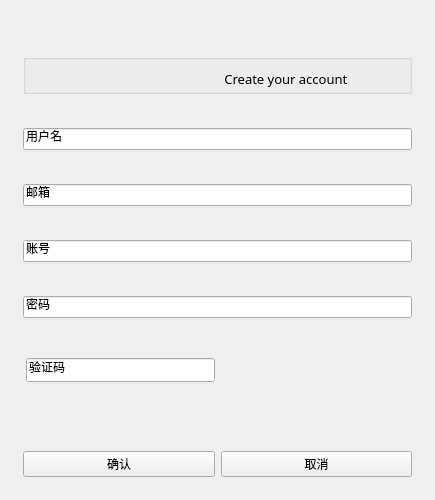
<?xml version="1.0" encoding="UTF-8"?>
<ui version="4.0">
 <class>Form</class>
 <widget class="QWidget" name="Form">
  <property name="geometry">
   <rect>
    <x>0</x>
    <y>0</y>
    <width>435</width>
    <height>500</height>
   </rect>
  </property>
  <property name="minimumSize">
   <size>
    <width>0</width>
    <height>500</height>
   </size>
  </property>
  <property name="windowTitle">
   <string>Form</string>
  </property>
  <layout class="QHBoxLayout" name="horizontalLayout">
   <item>
    <layout class="QVBoxLayout" name="verticalLayout">
     <item>
      <widget class="QGroupBox" name="groupBox">
       <property name="minimumSize">
        <size>
         <width>0</width>
         <height>90</height>
        </size>
       </property>
       <property name="styleSheet">
        <string notr="true">#groupBox{
border:none;
}</string>
       </property>
       <property name="title">
        <string/>
       </property>
       <layout class="QVBoxLayout" name="verticalLayout_2">
        <item>
         <widget class="QGroupBox" name="groupBox_3">
          <property name="minimumSize">
           <size>
            <width>0</width>
            <height>40</height>
           </size>
          </property>
          <property name="maximumSize">
           <size>
            <width>16777215</width>
            <height>40</height>
           </size>
          </property>
          <property name="title">
           <string/>
          </property>
          <layout class="QHBoxLayout" name="horizontalLayout_3">
           <item>
            <widget class="PixmapLabel" name="icon_photo"/>
           </item>
           <item>
            <widget class="BodyLabel" name="BodyLabel">
             <property name="minimumSize">
              <size>
               <width>0</width>
               <height>20</height>
              </size>
             </property>
             <property name="font">
              <font>
               <family>Agency FB</family>
               <pointsize>10</pointsize>
               <weight>50</weight>
               <bold>false</bold>
              </font>
             </property>
             <property name="text">
              <string> Create your account</string>
             </property>
            </widget>
           </item>
          </layout>
         </widget>
        </item>
        <item>
         <widget class="LineEdit" name="LineEdit_4">
          <property name="styleSheet">
           <string notr="true">LineEdit, TextEdit, PlainTextEdit {
    color: gray;
    background-color: rgba(255, 255, 255, 0.7);
    border: 1px solid rgba(0, 0, 0, 13);
    border-bottom: 1px solid rgba(0, 0, 0, 100);
    border-radius: 5px;
    /* font: 14px &quot;Segoe UI&quot;, &quot;Microsoft YaHei&quot;; */
    padding: 0px 10px;
    selection-background-color: #00a7b3;
}

TextEdit,
PlainTextEdit {
    padding: 2px 3px 2px 8px;
}

LineEdit:hover, TextEdit:hover, PlainTextEdit:hover {
    background-color: rgba(249, 249, 249, 0.5);
    border: 1px solid rgba(0, 0, 0, 13);
    border-bottom: 1px solid rgba(0, 0, 0, 100);
}

LineEdit:focus {
    border-bottom: 1px solid rgba(0, 0, 0, 13);
    background-color: white;
}

TextEdit:focus,
PlainTextEdit:focus {
    border-bottom: 1px solid #009faa;
    background-color: white;
}

LineEdit:disabled, TextEdit:disabled,
PlainTextEdit:disabled {
    color: rgba(0, 0, 0, 150);
    background-color: rgba(249, 249, 249, 0.3);
    border: 1px solid rgba(0, 0, 0, 13);
    border-bottom: 1px solid rgba(0, 0, 0, 13);
}

#lineEditButton {
    background-color: transparent;
    border-radius: 4px;
    margin: 0;
}

#lineEditButton:hover {
    background-color: rgba(0, 0, 0, 9);
}

#lineEditButton:pressed {
    background-color: rgba(0, 0, 0, 6);
}
</string>
          </property>
          <property name="text">
           <string>用户名</string>
          </property>
         </widget>
        </item>
        <item>
         <widget class="LineEdit" name="LineEdit_2">
          <property name="styleSheet">
           <string notr="true">LineEdit, TextEdit, PlainTextEdit {
    color: gray;
    background-color: rgba(255, 255, 255, 0.7);
    border: 1px solid rgba(0, 0, 0, 13);
    border-bottom: 1px solid rgba(0, 0, 0, 100);
    border-radius: 5px;
    /* font: 14px &quot;Segoe UI&quot;, &quot;Microsoft YaHei&quot;; */
    padding: 0px 10px;
    selection-background-color: #00a7b3;
}

TextEdit,
PlainTextEdit {
    padding: 2px 3px 2px 8px;
}

LineEdit:hover, TextEdit:hover, PlainTextEdit:hover {
    background-color: rgba(249, 249, 249, 0.5);
    border: 1px solid rgba(0, 0, 0, 13);
    border-bottom: 1px solid rgba(0, 0, 0, 100);
}

LineEdit:focus {
    border-bottom: 1px solid rgba(0, 0, 0, 13);
    background-color: white;
}

TextEdit:focus,
PlainTextEdit:focus {
    border-bottom: 1px solid #009faa;
    background-color: white;
}

LineEdit:disabled, TextEdit:disabled,
PlainTextEdit:disabled {
    color: rgba(0, 0, 0, 150);
    background-color: rgba(249, 249, 249, 0.3);
    border: 1px solid rgba(0, 0, 0, 13);
    border-bottom: 1px solid rgba(0, 0, 0, 13);
}

#lineEditButton {
    background-color: transparent;
    border-radius: 4px;
    margin: 0;
}

#lineEditButton:hover {
    background-color: rgba(0, 0, 0, 9);
}

#lineEditButton:pressed {
    background-color: rgba(0, 0, 0, 6);
}
</string>
          </property>
          <property name="text">
           <string>邮箱</string>
          </property>
         </widget>
        </item>
        <item>
         <widget class="LineEdit" name="LineEdit">
          <property name="styleSheet">
           <string notr="true">LineEdit, TextEdit, PlainTextEdit {
    color: gray;
    background-color: rgba(255, 255, 255, 0.7);
    border: 1px solid rgba(0, 0, 0, 13);
    border-bottom: 1px solid rgba(0, 0, 0, 100);
    border-radius: 5px;
    /* font: 14px &quot;Segoe UI&quot;, &quot;Microsoft YaHei&quot;; */
    padding: 0px 10px;
    selection-background-color: #00a7b3;
}

TextEdit,
PlainTextEdit {
    padding: 2px 3px 2px 8px;
}

LineEdit:hover, TextEdit:hover, PlainTextEdit:hover {
    background-color: rgba(249, 249, 249, 0.5);
    border: 1px solid rgba(0, 0, 0, 13);
    border-bottom: 1px solid rgba(0, 0, 0, 100);
}

LineEdit:focus {
    border-bottom: 1px solid rgba(0, 0, 0, 13);
    background-color: white;
}

TextEdit:focus,
PlainTextEdit:focus {
    border-bottom: 1px solid #009faa;
    background-color: white;
}

LineEdit:disabled, TextEdit:disabled,
PlainTextEdit:disabled {
    color: rgba(0, 0, 0, 150);
    background-color: rgba(249, 249, 249, 0.3);
    border: 1px solid rgba(0, 0, 0, 13);
    border-bottom: 1px solid rgba(0, 0, 0, 13);
}

#lineEditButton {
    background-color: transparent;
    border-radius: 4px;
    margin: 0;
}

#lineEditButton:hover {
    background-color: rgba(0, 0, 0, 9);
}

#lineEditButton:pressed {
    background-color: rgba(0, 0, 0, 6);
}
</string>
          </property>
          <property name="text">
           <string>账号</string>
          </property>
         </widget>
        </item>
        <item>
         <widget class="LineEdit" name="LineEdit_6">
          <property name="styleSheet">
           <string notr="true">LineEdit, TextEdit, PlainTextEdit {
    color: gray;
    background-color: rgba(255, 255, 255, 0.7);
    border: 1px solid rgba(0, 0, 0, 13);
    border-bottom: 1px solid rgba(0, 0, 0, 100);
    border-radius: 5px;
    /* font: 14px &quot;Segoe UI&quot;, &quot;Microsoft YaHei&quot;; */
    padding: 0px 10px;
    selection-background-color: #00a7b3;
}

TextEdit,
PlainTextEdit {
    padding: 2px 3px 2px 8px;
}

LineEdit:hover, TextEdit:hover, PlainTextEdit:hover {
    background-color: rgba(249, 249, 249, 0.5);
    border: 1px solid rgba(0, 0, 0, 13);
    border-bottom: 1px solid rgba(0, 0, 0, 100);
}

LineEdit:focus {
    border-bottom: 1px solid rgba(0, 0, 0, 13);
    background-color: white;
}

TextEdit:focus,
PlainTextEdit:focus {
    border-bottom: 1px solid #009faa;
    background-color: white;
}

LineEdit:disabled, TextEdit:disabled,
PlainTextEdit:disabled {
    color: rgba(0, 0, 0, 150);
    background-color: rgba(249, 249, 249, 0.3);
    border: 1px solid rgba(0, 0, 0, 13);
    border-bottom: 1px solid rgba(0, 0, 0, 13);
}

#lineEditButton {
    background-color: transparent;
    border-radius: 4px;
    margin: 0;
}

#lineEditButton:hover {
    background-color: rgba(0, 0, 0, 9);
}

#lineEditButton:pressed {
    background-color: rgba(0, 0, 0, 6);
}
</string>
          </property>
          <property name="text">
           <string>密码</string>
          </property>
         </widget>
        </item>
        <item>
         <widget class="QGroupBox" name="groupBox_4">
          <property name="minimumSize">
           <size>
            <width>4</width>
            <height>6</height>
           </size>
          </property>
          <property name="maximumSize">
           <size>
            <width>16777215</width>
            <height>33</height>
           </size>
          </property>
          <property name="styleSheet">
           <string notr="true">#groupBox_4{
border:none;
}</string>
          </property>
          <property name="title">
           <string/>
          </property>
          <layout class="QHBoxLayout" name="horizontalLayout_4" stretch="0,0">
           <property name="leftMargin">
            <number>0</number>
           </property>
           <property name="topMargin">
            <number>0</number>
           </property>
           <property name="rightMargin">
            <number>0</number>
           </property>
           <property name="bottomMargin">
            <number>0</number>
           </property>
           <item>
            <widget class="LineEdit" name="LineEdit_5">
             <property name="sizePolicy">
              <sizepolicy hsizetype="Expanding" vsizetype="Expanding">
               <horstretch>0</horstretch>
               <verstretch>0</verstretch>
              </sizepolicy>
             </property>
             <property name="minimumSize">
              <size>
               <width>30</width>
               <height>6</height>
              </size>
             </property>
             <property name="maximumSize">
              <size>
               <width>10000000</width>
               <height>33</height>
              </size>
             </property>
             <property name="styleSheet">
              <string notr="true">LineEdit, TextEdit, PlainTextEdit {
    color: gray;
    background-color: rgba(255, 255, 255, 0.7);
    border: 1px solid rgba(0, 0, 0, 13);
    border-bottom: 1px solid rgba(0, 0, 0, 100);
    border-radius: 5px;
    /* font: 14px &quot;Segoe UI&quot;, &quot;Microsoft YaHei&quot;; */
    padding: 0px 10px;
    selection-background-color: #00a7b3;
}

TextEdit,
PlainTextEdit {
    padding: 2px 3px 2px 8px;
}

LineEdit:hover, TextEdit:hover, PlainTextEdit:hover {
    background-color: rgba(249, 249, 249, 0.5);
    border: 1px solid rgba(0, 0, 0, 13);
    border-bottom: 1px solid rgba(0, 0, 0, 100);
}

LineEdit:focus {
    border-bottom: 1px solid rgba(0, 0, 0, 13);
    background-color: white;
}

TextEdit:focus,
PlainTextEdit:focus {
    border-bottom: 1px solid #009faa;
    background-color: white;
}

LineEdit:disabled, TextEdit:disabled,
PlainTextEdit:disabled {
    color: rgba(0, 0, 0, 150);
    background-color: rgba(249, 249, 249, 0.3);
    border: 1px solid rgba(0, 0, 0, 13);
    border-bottom: 1px solid rgba(0, 0, 0, 13);
}

#lineEditButton {
    background-color: transparent;
    border-radius: 4px;
    margin: 0;
}

#lineEditButton:hover {
    background-color: rgba(0, 0, 0, 9);
}

#lineEditButton:pressed {
    background-color: rgba(0, 0, 0, 6);
}
</string>
             </property>
             <property name="text">
              <string>验证码</string>
             </property>
            </widget>
           </item>
           <item>
            <widget class="ImageLabel" name="veri_code">
             <property name="sizePolicy">
              <sizepolicy hsizetype="Expanding" vsizetype="Expanding">
               <horstretch>0</horstretch>
               <verstretch>0</verstretch>
              </sizepolicy>
             </property>
             <property name="minimumSize">
              <size>
               <width>72</width>
               <height>6</height>
              </size>
             </property>
             <property name="maximumSize">
              <size>
               <width>16777215</width>
               <height>33</height>
              </size>
             </property>
            </widget>
           </item>
          </layout>
         </widget>
        </item>
       </layout>
      </widget>
     </item>
     <item>
      <widget class="QGroupBox" name="groupBox_2">
       <property name="styleSheet">
        <string notr="true">#groupBox_2{
	border:none;
}</string>
       </property>
       <property name="title">
        <string/>
       </property>
       <layout class="QHBoxLayout" name="horizontalLayout_2">
        <item>
         <widget class="PushButton" name="confirm_button">
          <property name="text">
           <string>确认</string>
          </property>
         </widget>
        </item>
        <item>
         <widget class="PushButton" name="cancel_button">
          <property name="text">
           <string>取消</string>
          </property>
         </widget>
        </item>
       </layout>
      </widget>
     </item>
    </layout>
   </item>
  </layout>
 </widget>
 <customwidgets>
  <customwidget>
   <class>PushButton</class>
   <extends>QPushButton</extends>
   <header>qfluentwidgets</header>
  </customwidget>
  <customwidget>
   <class>PixmapLabel</class>
   <extends>QLabel</extends>
   <header>qfluentwidgets</header>
  </customwidget>
  <customwidget>
   <class>BodyLabel</class>
   <extends>QLabel</extends>
   <header>qfluentwidgets</header>
  </customwidget>
  <customwidget>
   <class>ImageLabel</class>
   <extends>QLabel</extends>
   <header>qfluentwidgets</header>
  </customwidget>
  <customwidget>
   <class>LineEdit</class>
   <extends>QLineEdit</extends>
   <header>qfluentwidgets</header>
  </customwidget>
 </customwidgets>
 <resources/>
 <connections/>
</ui>
